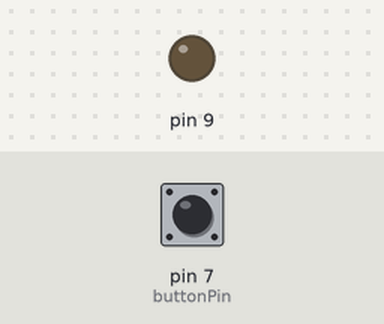
Simulated run of this sketch. Board: Arduino Leonardo, built with avr-gcc and run on an emulated ATmega32U4. Shown: output pins drawn as LEDs (lit = HIGH). Inputs (shaded band) come from the test bench; at power-on: pin 7 (buttonPin) LOW. What the sketch prints to the serial monitor is not drawn.

Above: at 3.2 s.
3.3 s: pin 7 (buttonPin) pulled HIGH for 0.15 s
At 3.64 s:
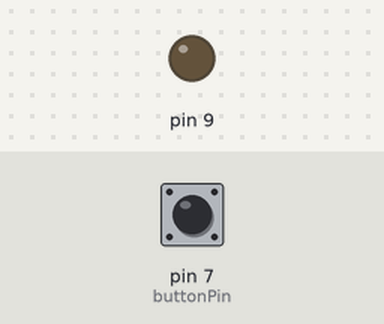
6.3 s: pin 7 (buttonPin) pulled HIGH for 3.2 s
At 6.64 s:
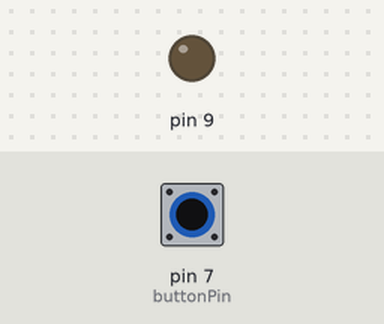
Timing chart, 0 to 10.7 s (numbered marks = the images above; inputs shaded):
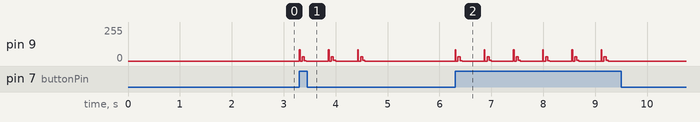

The sketch:

msnbc.ino.ino
```cpp
#include <IRLibSendBase.h>    //We need the base code
#include <IRLib_HashRaw.h>    //Only use raw sender

IRsendRaw mySender; // on pin d3

int buttonPin = 7;
int buttonState = 0;
int buttonSeq = 0; //0-3-2

void setup() {
  Serial.begin(9600);
  delay(2000); while (!Serial); //delay for Leonardo
  Serial.println(F("MSNBC It!"));
  pinMode(buttonPin, INPUT);
}

#define RAW_DATA_LEN 68
uint16_t zero_rawData[RAW_DATA_LEN]={
  8986, 4542, 522, 1686, 522, 586, 522, 1694,
  526, 582, 530, 574, 526, 582, 522, 586,
  526, 1686, 518, 586, 526, 586, 522, 586,
  526, 582, 526, 1686, 522, 1686, 534, 574,
  526, 582, 526, 1714, 506, 574, 522, 586,
  522, 586, 526, 1710, 510, 1686, 518, 582,
  530, 582, 526, 582, 518, 586, 522, 586,
  522, 586, 526, 578, 530, 578, 522, 1694,
  522, 1686, 526, 1000};

uint16_t three_rawData[RAW_DATA_LEN]={
  8990, 4534, 518, 1694, 526, 582, 526, 1686,
  526, 586, 522, 586, 522, 586, 526, 574,
  522, 1722, 498, 582, 526, 582, 518, 590,
  522, 582, 526, 1718, 502, 1686, 518, 586,
  526, 578, 530, 578, 522, 1718, 498, 582,
  530, 1686, 522, 586, 530, 1678, 534, 578,
  522, 586, 522, 586, 522, 586, 526, 582,
  518, 582, 526, 1718, 498, 586, 514, 1694,
  526, 1686, 534, 1000};

uint16_t two_rawData[RAW_DATA_LEN]={
  8990, 4534, 518, 1694, 526, 582, 530, 1686,
  518, 594, 518, 586, 526, 578, 530, 578,
  522, 1722, 494, 586, 526, 578, 522, 582,
  526, 582, 526, 1718, 502, 1686, 526, 578,
  526, 586, 526, 1686, 518, 586, 526, 586,
  522, 1686, 526, 582, 522, 1694, 526, 582,
  518, 590, 518, 586, 526, 578, 530, 578,
  522, 586, 522, 1718, 502, 578, 522, 1694,
  526, 1682, 534, 1000};


void loop() {
    buttonState = digitalRead(buttonPin);
    if(buttonState == HIGH) {
      if(buttonSeq == 0) {
        mySender.send(zero_rawData,RAW_DATA_LEN,36);
        buttonSeq = 3;
        delay(500);
      }
      if(buttonSeq == 3) {
        mySender.send(three_rawData,RAW_DATA_LEN,36);
        buttonSeq = 2;
        delay(500);
      }
      if(buttonSeq == 2) {
        mySender.send(two_rawData,RAW_DATA_LEN,36);
        buttonSeq = 0;
        delay(500);
      }
    }
}
```
